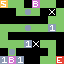

Tiled map render using the project's own tile images. Description and the whole map definition, tile-layer contents included, below:
An orthogonal 8x8 tile map with 8x8 px tiles, 1 tile layer (tiles).

<map version="1.4" tiledversion="1.4.2" orientation="orthogonal" renderorder="right-down" width="8" height="8" tilewidth="8" tileheight="8" infinite="0" nextlayerid="3" nextobjectid="1">
 <properties>
  <property name="title" value="Ethan" />
 </properties>
 <tileset firstgid="1" source="tilemap.tsx" />
 <layer id="1" name="tiles" width="8" height="8">
  <data encoding="csv">
3,1,1,0,5,1,1,0,
0,0,1,7,1,0,4,1,
0,0,0,0,0,0,1,1,
1,1,1,7,1,1,6,1,
1,0,0,0,0,0,0,0,
1,1,1,6,4,1,1,0,
0,7,0,0,0,0,1,0,
6,5,6,0,0,1,1,2
</data>
 </layer>
</map>
